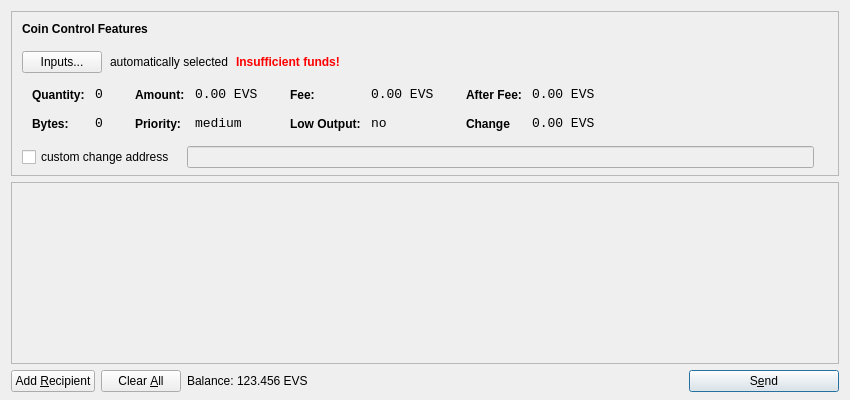
<?xml version="1.0" encoding="UTF-8"?>
<ui version="4.0">
 <class>SendCoinsDialog</class>
 <widget class="QDialog" name="SendCoinsDialog">
  <property name="geometry">
   <rect>
    <x>0</x>
    <y>0</y>
    <width>850</width>
    <height>400</height>
   </rect>
  </property>
  <property name="windowTitle">
   <string>Send Coins</string>
  </property>
  <layout class="QVBoxLayout" name="verticalLayout" stretch="0,1,0">
   <property name="bottomMargin">
    <number>8</number>
   </property>
   <item>
    <widget class="QFrame" name="frameCoinControl">
     <property name="sizePolicy">
      <sizepolicy hsizetype="Expanding" vsizetype="Expanding">
       <horstretch>0</horstretch>
       <verstretch>0</verstretch>
      </sizepolicy>
     </property>
     <property name="maximumSize">
      <size>
       <width>16777215</width>
       <height>16777215</height>
      </size>
     </property>
     <property name="frameShape">
      <enum>QFrame::StyledPanel</enum>
     </property>
     <property name="frameShadow">
      <enum>QFrame::Sunken</enum>
     </property>
     <layout class="QVBoxLayout" name="verticalLayoutCoinControl2">
      <property name="spacing">
       <number>-1</number>
      </property>
      <property name="leftMargin">
       <number>0</number>
      </property>
      <property name="topMargin">
       <number>0</number>
      </property>
      <property name="rightMargin">
       <number>0</number>
      </property>
      <property name="bottomMargin">
       <number>6</number>
      </property>
      <item>
       <layout class="QVBoxLayout" name="verticalLayoutCoinControl" stretch="0,0,0,0,1">
        <property name="spacing">
         <number>0</number>
        </property>
        <property name="leftMargin">
         <number>10</number>
        </property>
        <property name="topMargin">
         <number>10</number>
        </property>
        <item>
         <layout class="QHBoxLayout" name="horizontalLayoutCoinControl1">
          <property name="bottomMargin">
           <number>15</number>
          </property>
          <item>
           <widget class="QLabel" name="labelCoinControlFeatures">
            <property name="sizePolicy">
             <sizepolicy hsizetype="Preferred" vsizetype="Maximum">
              <horstretch>0</horstretch>
              <verstretch>0</verstretch>
             </sizepolicy>
            </property>
            <property name="font">
             <font>
              <weight>75</weight>
              <bold>true</bold>
             </font>
            </property>
            <property name="styleSheet">
             <string notr="true">font-weight:bold;</string>
            </property>
            <property name="text">
             <string>Coin Control Features</string>
            </property>
           </widget>
          </item>
         </layout>
        </item>
        <item>
         <layout class="QHBoxLayout" name="horizontalLayoutCoinControl2" stretch="0,0,0,0">
          <property name="spacing">
           <number>8</number>
          </property>
          <property name="bottomMargin">
           <number>10</number>
          </property>
          <item>
           <widget class="QPushButton" name="pushButtonCoinControl">
            <property name="styleSheet">
             <string notr="true"/>
            </property>
            <property name="text">
             <string>Inputs...</string>
            </property>
           </widget>
          </item>
          <item>
           <widget class="QLabel" name="labelCoinControlAutomaticallySelected">
            <property name="text">
             <string>automatically selected</string>
            </property>
            <property name="margin">
             <number>5</number>
            </property>
           </widget>
          </item>
          <item>
           <widget class="QLabel" name="labelCoinControlInsuffFunds">
            <property name="font">
             <font>
              <weight>75</weight>
              <bold>true</bold>
             </font>
            </property>
            <property name="styleSheet">
             <string notr="true">color:red;font-weight:bold;</string>
            </property>
            <property name="text">
             <string>Insufficient funds!</string>
            </property>
            <property name="margin">
             <number>5</number>
            </property>
           </widget>
          </item>
          <item>
           <spacer name="horizontalSpacerCoinControl">
            <property name="orientation">
             <enum>Qt::Horizontal</enum>
            </property>
            <property name="sizeHint" stdset="0">
             <size>
              <width>40</width>
              <height>1</height>
             </size>
            </property>
           </spacer>
          </item>
         </layout>
        </item>
        <item>
         <widget class="QWidget" name="widgetCoinControl" native="true">
          <property name="sizePolicy">
           <sizepolicy hsizetype="Preferred" vsizetype="Preferred">
            <horstretch>0</horstretch>
            <verstretch>0</verstretch>
           </sizepolicy>
          </property>
          <property name="minimumSize">
           <size>
            <width>0</width>
            <height>0</height>
           </size>
          </property>
          <property name="styleSheet">
           <string notr="true"/>
          </property>
          <layout class="QHBoxLayout" name="horizontalLayoutCoinControl5">
           <property name="margin">
            <number>0</number>
           </property>
           <item>
            <layout class="QHBoxLayout" name="horizontalLayoutCoinControl3" stretch="0,0,0,1">
             <property name="spacing">
              <number>20</number>
             </property>
             <property name="topMargin">
              <number>0</number>
             </property>
             <property name="bottomMargin">
              <number>10</number>
             </property>
             <item>
              <layout class="QFormLayout" name="formLayoutCoinControl1">
               <property name="horizontalSpacing">
                <number>10</number>
               </property>
               <property name="verticalSpacing">
                <number>14</number>
               </property>
               <property name="leftMargin">
                <number>10</number>
               </property>
               <property name="topMargin">
                <number>4</number>
               </property>
               <property name="rightMargin">
                <number>6</number>
               </property>
               <item row="0" column="0">
                <widget class="QLabel" name="labelCoinControlQuantityText">
                 <property name="styleSheet">
                  <string notr="true">font-weight:bold;</string>
                 </property>
                 <property name="text">
                  <string>Quantity:</string>
                 </property>
                 <property name="margin">
                  <number>0</number>
                 </property>
                </widget>
               </item>
               <item row="0" column="1">
                <widget class="QLabel" name="labelCoinControlQuantity">
                 <property name="font">
                  <font>
                   <family>Monospace</family>
                   <pointsize>10</pointsize>
                  </font>
                 </property>
                 <property name="cursor">
                  <cursorShape>IBeamCursor</cursorShape>
                 </property>
                 <property name="contextMenuPolicy">
                  <enum>Qt::ActionsContextMenu</enum>
                 </property>
                 <property name="text">
                  <string>0</string>
                 </property>
                 <property name="margin">
                  <number>0</number>
                 </property>
                 <property name="textInteractionFlags">
                  <set>Qt::LinksAccessibleByMouse|Qt::TextSelectableByKeyboard|Qt::TextSelectableByMouse</set>
                 </property>
                </widget>
               </item>
               <item row="1" column="0">
                <widget class="QLabel" name="labelCoinControlBytesText">
                 <property name="styleSheet">
                  <string notr="true">font-weight:bold;</string>
                 </property>
                 <property name="text">
                  <string>Bytes:</string>
                 </property>
                </widget>
               </item>
               <item row="1" column="1">
                <widget class="QLabel" name="labelCoinControlBytes">
                 <property name="font">
                  <font>
                   <family>Monospace</family>
                   <pointsize>10</pointsize>
                  </font>
                 </property>
                 <property name="cursor">
                  <cursorShape>IBeamCursor</cursorShape>
                 </property>
                 <property name="contextMenuPolicy">
                  <enum>Qt::ActionsContextMenu</enum>
                 </property>
                 <property name="text">
                  <string>0</string>
                 </property>
                 <property name="textInteractionFlags">
                  <set>Qt::LinksAccessibleByMouse|Qt::TextSelectableByKeyboard|Qt::TextSelectableByMouse</set>
                 </property>
                </widget>
               </item>
              </layout>
             </item>
             <item>
              <layout class="QFormLayout" name="formLayoutCoinControl2">
               <property name="horizontalSpacing">
                <number>10</number>
               </property>
               <property name="verticalSpacing">
                <number>14</number>
               </property>
               <property name="leftMargin">
                <number>6</number>
               </property>
               <property name="topMargin">
                <number>4</number>
               </property>
               <property name="rightMargin">
                <number>6</number>
               </property>
               <item row="0" column="0">
                <widget class="QLabel" name="labelCoinControlAmountText">
                 <property name="styleSheet">
                  <string notr="true">font-weight:bold;</string>
                 </property>
                 <property name="text">
                  <string>Amount:</string>
                 </property>
                 <property name="margin">
                  <number>0</number>
                 </property>
                </widget>
               </item>
               <item row="0" column="1">
                <widget class="QLabel" name="labelCoinControlAmount">
                 <property name="font">
                  <font>
                   <family>Monospace</family>
                   <pointsize>10</pointsize>
                  </font>
                 </property>
                 <property name="cursor">
                  <cursorShape>IBeamCursor</cursorShape>
                 </property>
                 <property name="contextMenuPolicy">
                  <enum>Qt::ActionsContextMenu</enum>
                 </property>
                 <property name="text">
                  <string>0.00 EVS</string>
                 </property>
                 <property name="textInteractionFlags">
                  <set>Qt::LinksAccessibleByMouse|Qt::TextSelectableByKeyboard|Qt::TextSelectableByMouse</set>
                 </property>
                </widget>
               </item>
               <item row="1" column="0">
                <widget class="QLabel" name="labelCoinControlPriorityText">
                 <property name="styleSheet">
                  <string notr="true">font-weight:bold;</string>
                 </property>
                 <property name="text">
                  <string>Priority:</string>
                 </property>
                </widget>
               </item>
               <item row="1" column="1">
                <widget class="QLabel" name="labelCoinControlPriority">
                 <property name="font">
                  <font>
                   <family>Monospace</family>
                   <pointsize>10</pointsize>
                  </font>
                 </property>
                 <property name="cursor">
                  <cursorShape>IBeamCursor</cursorShape>
                 </property>
                 <property name="contextMenuPolicy">
                  <enum>Qt::ActionsContextMenu</enum>
                 </property>
                 <property name="text">
                  <string>medium</string>
                 </property>
                 <property name="textInteractionFlags">
                  <set>Qt::LinksAccessibleByMouse|Qt::TextSelectableByKeyboard|Qt::TextSelectableByMouse</set>
                 </property>
                </widget>
               </item>
              </layout>
             </item>
             <item>
              <layout class="QFormLayout" name="formLayoutCoinControl3">
               <property name="horizontalSpacing">
                <number>10</number>
               </property>
               <property name="verticalSpacing">
                <number>14</number>
               </property>
               <property name="leftMargin">
                <number>6</number>
               </property>
               <property name="topMargin">
                <number>4</number>
               </property>
               <property name="rightMargin">
                <number>6</number>
               </property>
               <item row="0" column="0">
                <widget class="QLabel" name="labelCoinControlFeeText">
                 <property name="styleSheet">
                  <string notr="true">font-weight:bold;</string>
                 </property>
                 <property name="text">
                  <string>Fee:</string>
                 </property>
                 <property name="margin">
                  <number>0</number>
                 </property>
                </widget>
               </item>
               <item row="0" column="1">
                <widget class="QLabel" name="labelCoinControlFee">
                 <property name="font">
                  <font>
                   <family>Monospace</family>
                   <pointsize>10</pointsize>
                  </font>
                 </property>
                 <property name="cursor">
                  <cursorShape>IBeamCursor</cursorShape>
                 </property>
                 <property name="contextMenuPolicy">
                  <enum>Qt::ActionsContextMenu</enum>
                 </property>
                 <property name="text">
                  <string>0.00 EVS</string>
                 </property>
                 <property name="textInteractionFlags">
                  <set>Qt::LinksAccessibleByMouse|Qt::TextSelectableByKeyboard|Qt::TextSelectableByMouse</set>
                 </property>
                </widget>
               </item>
               <item row="1" column="0">
                <widget class="QLabel" name="labelCoinControlLowOutputText">
                 <property name="styleSheet">
                  <string notr="true">font-weight:bold;</string>
                 </property>
                 <property name="text">
                  <string>Low Output:</string>
                 </property>
                </widget>
               </item>
               <item row="1" column="1">
                <widget class="QLabel" name="labelCoinControlLowOutput">
                 <property name="font">
                  <font>
                   <family>Monospace</family>
                   <pointsize>10</pointsize>
                  </font>
                 </property>
                 <property name="cursor">
                  <cursorShape>IBeamCursor</cursorShape>
                 </property>
                 <property name="contextMenuPolicy">
                  <enum>Qt::ActionsContextMenu</enum>
                 </property>
                 <property name="text">
                  <string>no</string>
                 </property>
                 <property name="textInteractionFlags">
                  <set>Qt::LinksAccessibleByMouse|Qt::TextSelectableByKeyboard|Qt::TextSelectableByMouse</set>
                 </property>
                </widget>
               </item>
              </layout>
             </item>
             <item>
              <layout class="QFormLayout" name="formLayoutCoinControl4">
               <property name="horizontalSpacing">
                <number>10</number>
               </property>
               <property name="verticalSpacing">
                <number>14</number>
               </property>
               <property name="leftMargin">
                <number>6</number>
               </property>
               <property name="topMargin">
                <number>4</number>
               </property>
               <property name="rightMargin">
                <number>6</number>
               </property>
               <item row="0" column="0">
                <widget class="QLabel" name="labelCoinControlAfterFeeText">
                 <property name="styleSheet">
                  <string notr="true">font-weight:bold;</string>
                 </property>
                 <property name="text">
                  <string>After Fee:</string>
                 </property>
                 <property name="margin">
                  <number>0</number>
                 </property>
                </widget>
               </item>
               <item row="0" column="1">
                <widget class="QLabel" name="labelCoinControlAfterFee">
                 <property name="font">
                  <font>
                   <family>Monospace</family>
                   <pointsize>10</pointsize>
                  </font>
                 </property>
                 <property name="cursor">
                  <cursorShape>IBeamCursor</cursorShape>
                 </property>
                 <property name="contextMenuPolicy">
                  <enum>Qt::ActionsContextMenu</enum>
                 </property>
                 <property name="text">
                  <string>0.00 EVS</string>
                 </property>
                 <property name="textInteractionFlags">
                  <set>Qt::LinksAccessibleByMouse|Qt::TextSelectableByKeyboard|Qt::TextSelectableByMouse</set>
                 </property>
                </widget>
               </item>
               <item row="1" column="0">
                <widget class="QLabel" name="labelCoinControlChangeText">
                 <property name="styleSheet">
                  <string notr="true">font-weight:bold;</string>
                 </property>
                 <property name="text">
                  <string>Change</string>
                 </property>
                </widget>
               </item>
               <item row="1" column="1">
                <widget class="QLabel" name="labelCoinControlChange">
                 <property name="font">
                  <font>
                   <family>Monospace</family>
                   <pointsize>10</pointsize>
                  </font>
                 </property>
                 <property name="cursor">
                  <cursorShape>IBeamCursor</cursorShape>
                 </property>
                 <property name="contextMenuPolicy">
                  <enum>Qt::ActionsContextMenu</enum>
                 </property>
                 <property name="text">
                  <string>0.00 EVS</string>
                 </property>
                 <property name="textInteractionFlags">
                  <set>Qt::LinksAccessibleByMouse|Qt::TextSelectableByKeyboard|Qt::TextSelectableByMouse</set>
                 </property>
                </widget>
               </item>
              </layout>
             </item>
            </layout>
           </item>
          </layout>
         </widget>
        </item>
        <item>
         <layout class="QHBoxLayout" name="horizontalLayoutCoinControl4" stretch="0,0,0">
          <property name="spacing">
           <number>12</number>
          </property>
          <property name="sizeConstraint">
           <enum>QLayout::SetDefaultConstraint</enum>
          </property>
          <property name="topMargin">
           <number>5</number>
          </property>
          <property name="rightMargin">
           <number>5</number>
          </property>
          <item>
           <widget class="QCheckBox" name="checkBoxCoinControlChange">
            <property name="text">
             <string>custom change address</string>
            </property>
           </widget>
          </item>
          <item>
           <widget class="QLineEdit" name="lineEditCoinControlChange">
            <property name="enabled">
             <bool>false</bool>
            </property>
            <property name="sizePolicy">
             <sizepolicy hsizetype="Expanding" vsizetype="Fixed">
              <horstretch>0</horstretch>
              <verstretch>0</verstretch>
             </sizepolicy>
            </property>
           </widget>
          </item>
          <item>
           <widget class="QLabel" name="labelCoinControlChangeLabel">
            <property name="sizePolicy">
             <sizepolicy hsizetype="Preferred" vsizetype="Expanding">
              <horstretch>0</horstretch>
              <verstretch>0</verstretch>
             </sizepolicy>
            </property>
            <property name="minimumSize">
             <size>
              <width>0</width>
              <height>0</height>
             </size>
            </property>
            <property name="text">
             <string/>
            </property>
            <property name="margin">
             <number>3</number>
            </property>
           </widget>
          </item>
         </layout>
        </item>
        <item>
         <spacer name="verticalSpacerCoinControl">
          <property name="orientation">
           <enum>Qt::Vertical</enum>
          </property>
          <property name="sizeHint" stdset="0">
           <size>
            <width>800</width>
            <height>1</height>
           </size>
          </property>
         </spacer>
        </item>
       </layout>
      </item>
     </layout>
    </widget>
   </item>
   <item>
    <widget class="QScrollArea" name="scrollArea">
     <property name="widgetResizable">
      <bool>true</bool>
     </property>
     <widget class="QWidget" name="scrollAreaWidgetContents">
      <property name="geometry">
       <rect>
        <x>0</x>
        <y>0</y>
        <width>830</width>
        <height>165</height>
       </rect>
      </property>
      <layout class="QVBoxLayout" name="verticalLayout_2">
       <property name="margin">
        <number>0</number>
       </property>
       <item>
        <layout class="QVBoxLayout" name="entries">
         <property name="spacing">
          <number>6</number>
         </property>
        </layout>
       </item>
       <item>
        <spacer name="verticalSpacer">
         <property name="orientation">
          <enum>Qt::Vertical</enum>
         </property>
         <property name="sizeHint" stdset="0">
          <size>
           <width>20</width>
           <height>40</height>
          </size>
         </property>
        </spacer>
       </item>
      </layout>
     </widget>
    </widget>
   </item>
   <item>
    <layout class="QHBoxLayout" name="horizontalLayout">
     <item>
      <widget class="QPushButton" name="addButton">
       <property name="toolTip">
        <string>Send to multiple recipients at once</string>
       </property>
       <property name="text">
        <string>Add &amp;Recipient</string>
       </property>
       <property name="icon">
        <iconset resource="../bitcoin.qrc">
         <normaloff>:/icons/add</normaloff>:/icons/add</iconset>
       </property>
       <property name="autoDefault">
        <bool>false</bool>
       </property>
      </widget>
     </item>
     <item>
      <widget class="QPushButton" name="clearButton">
       <property name="sizePolicy">
        <sizepolicy hsizetype="Minimum" vsizetype="Fixed">
         <horstretch>0</horstretch>
         <verstretch>0</verstretch>
        </sizepolicy>
       </property>
       <property name="toolTip">
        <string>Remove all transaction fields</string>
       </property>
       <property name="text">
        <string>Clear &amp;All</string>
       </property>
       <property name="icon">
        <iconset resource="../bitcoin.qrc">
         <normaloff>:/icons/remove</normaloff>:/icons/remove</iconset>
       </property>
       <property name="autoRepeatDelay">
        <number>300</number>
       </property>
       <property name="autoDefault">
        <bool>false</bool>
       </property>
      </widget>
     </item>
     <item>
      <layout class="QHBoxLayout" name="horizontalLayout_2">
       <property name="spacing">
        <number>3</number>
       </property>
       <item>
        <widget class="QLabel" name="label">
         <property name="sizePolicy">
          <sizepolicy hsizetype="Preferred" vsizetype="Fixed">
           <horstretch>0</horstretch>
           <verstretch>0</verstretch>
          </sizepolicy>
         </property>
         <property name="text">
          <string>Balance:</string>
         </property>
        </widget>
       </item>
       <item>
        <widget class="QLabel" name="labelBalance">
         <property name="sizePolicy">
          <sizepolicy hsizetype="Preferred" vsizetype="Fixed">
           <horstretch>0</horstretch>
           <verstretch>0</verstretch>
          </sizepolicy>
         </property>
         <property name="cursor">
          <cursorShape>IBeamCursor</cursorShape>
         </property>
         <property name="text">
          <string>123.456 EVS</string>
         </property>
         <property name="textInteractionFlags">
          <set>Qt::LinksAccessibleByMouse|Qt::TextSelectableByKeyboard|Qt::TextSelectableByMouse</set>
         </property>
        </widget>
       </item>
      </layout>
     </item>
     <item>
      <spacer name="horizontalSpacer">
       <property name="orientation">
        <enum>Qt::Horizontal</enum>
       </property>
       <property name="sizeHint" stdset="0">
        <size>
         <width>40</width>
         <height>20</height>
        </size>
       </property>
      </spacer>
     </item>
     <item>
      <widget class="QPushButton" name="sendButton">
       <property name="minimumSize">
        <size>
         <width>150</width>
         <height>0</height>
        </size>
       </property>
       <property name="toolTip">
        <string>Confirm the send action</string>
       </property>
       <property name="text">
        <string>S&amp;end</string>
       </property>
       <property name="icon">
        <iconset resource="../bitcoin.qrc">
         <normaloff>:/icons/send</normaloff>:/icons/send</iconset>
       </property>
       <property name="default">
        <bool>true</bool>
       </property>
      </widget>
     </item>
    </layout>
   </item>
  </layout>
 </widget>
 <resources>
  <include location="../bitcoin.qrc"/>
 </resources>
 <connections/>
</ui>
